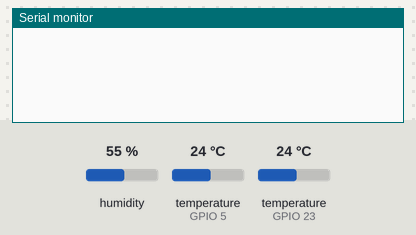
Bench run of a sketch on a simulated ESP32. Shown: the last lines printed to the serial monitor. Inputs (shaded band) come from the test bench; at power-on: humidity 55 %, temperature (sensors on GPIO 23, GPIO 5) 24 °C. WiFi joins after 1.5 s; servers stay silent unless stated.

Above: at 3.0 s.
3.1 s: humidity set to 22 %
At 4.2 s:
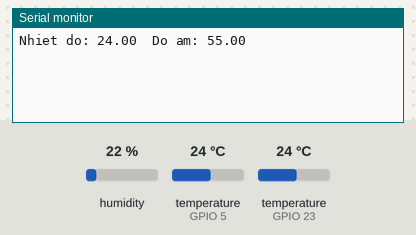
5.8 s: temperature (sensor on GPIO 23) set to 12 °C
At 6.5 s:
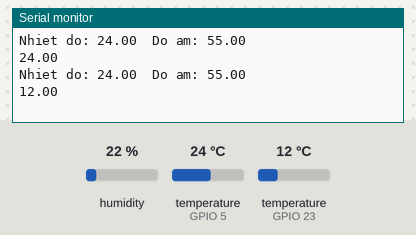
7.3 s: temperature (sensor on GPIO 5) set to 12 °C
At 8.0 s:
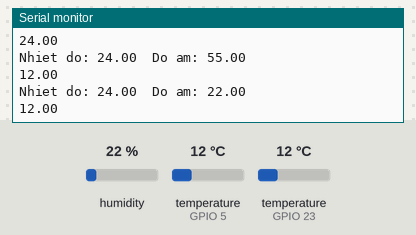
8.8 s: temperature (sensor on GPIO 23) set to 19 °C
At 9.3 s:
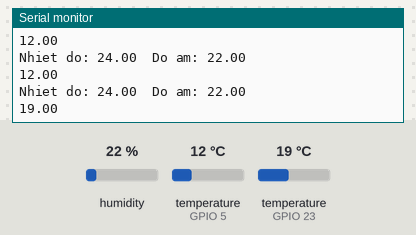
10.3 s: humidity set to 40 %
At 11.0 s:
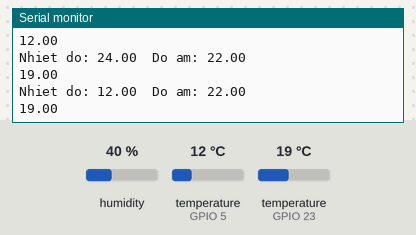
Timing chart, 0 to 12.8 s (numbered marks = the images above; inputs shaded):
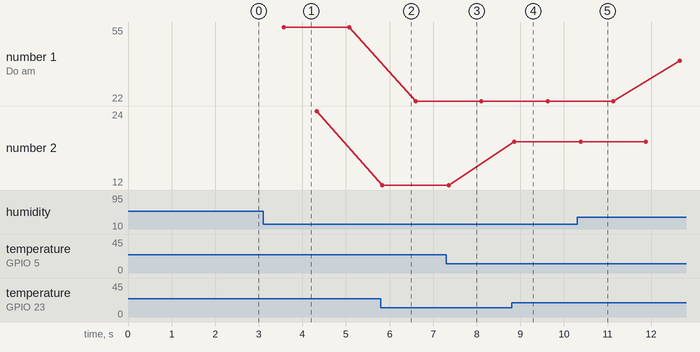

Measured:
- after the input at 5.8 s, the serial monitor: prints a new line at once (image 2)
- after the input at 8.8 s, the serial monitor: prints a new line after 0.06 s (image 4)
- plotted number 1: 22 → 40 after the input at 10.3 s
- plotted number 2: 24 → 12 after the input at 5.8 s, 12 → 19 after the input at 8.8 s

The sketch:

ESP32_WiFi_blynk.ino
```cpp
// (licence header left out)
/* Comment this out to disable prints and save space */
#include <DS18B20.h>


#define BLYNK_PRINT Serial
#include <DHT.h>
#include <WiFi.h>
#include <WiFiClient.h>
#include <BlynkSimpleEsp32.h>
char auth[] = "bfZd5TubQBz_veStIa1u8Uc07f5h7yA1";

// Your WiFi credentials.
// Set password to "" for open networks.
char ssid[] = "TATUYEN";
char pass[] = "1234567890";
#define DHTPIN 5
#define DHTTYPE DHT11
DHT dht(DHTPIN, DHTTYPE);
BlynkTimer timer;
DS18B20 ds(23);
void sendSensor()
{
  float h = dht.readHumidity();
  float t = dht.readTemperature(); // or dht.readTemperature(true) for Fahrenheit
  float t2 = ds.getTempC();
  if (isnan(h) || isnan(t)) {
    Serial.println("Failed to read from DHT sensor!");
    return;
  }
  Blynk.virtualWrite(V5, t2);
  Blynk.virtualWrite(V6, t);
    Blynk.virtualWrite(V4, h);
  Serial.print("Nhiet do: " +String(t));
  Serial.println("  Do am: " +String(h));
   Serial.println(ds.getTempC());
}

void setup()
{
  // Debug console
  Serial.begin(9600);

 Blynk.begin(auth, ssid, pass,"iot.htpro.vn", 8080);

  dht.begin();
  timer.setInterval(1000L, sendSensor);
}

void loop()
{
  Blynk.run();
    timer.run();
}
```
